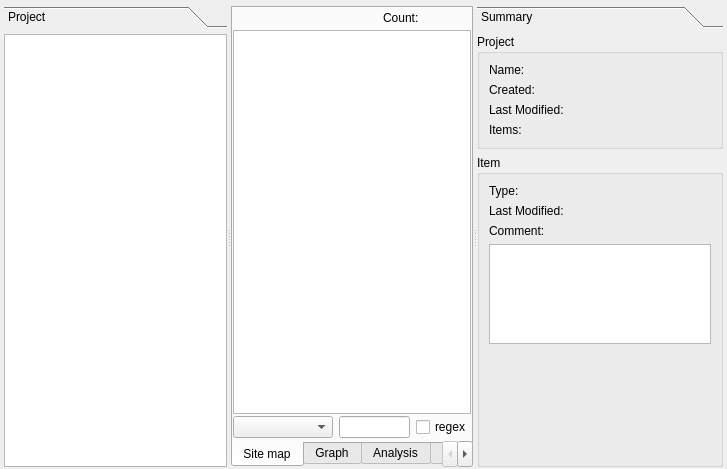
<?xml version="1.0" encoding="UTF-8"?>
<ui version="4.0">
 <class>Project</class>
 <widget class="QWidget" name="Project">
  <property name="geometry">
   <rect>
    <x>0</x>
    <y>0</y>
    <width>727</width>
    <height>469</height>
   </rect>
  </property>
  <property name="windowTitle">
   <string>Form</string>
  </property>
  <layout class="QVBoxLayout" name="verticalLayout_6">
   <property name="leftMargin">
    <number>4</number>
   </property>
   <property name="topMargin">
    <number>6</number>
   </property>
   <property name="rightMargin">
    <number>4</number>
   </property>
   <property name="bottomMargin">
    <number>2</number>
   </property>
   <item>
    <widget class="QSplitter" name="splitter_2">
     <property name="orientation">
      <enum>Qt::Horizontal</enum>
     </property>
     <widget class="QSplitter" name="splitter">
      <property name="orientation">
       <enum>Qt::Horizontal</enum>
      </property>
      <widget class="QToolBox" name="toolBoxProject">
       <property name="sizePolicy">
        <sizepolicy hsizetype="Preferred" vsizetype="Preferred">
         <horstretch>0</horstretch>
         <verstretch>0</verstretch>
        </sizepolicy>
       </property>
       <property name="minimumSize">
        <size>
         <width>0</width>
         <height>0</height>
        </size>
       </property>
       <property name="maximumSize">
        <size>
         <width>16777215</width>
         <height>16777215</height>
        </size>
       </property>
       <property name="tabSpacing">
        <number>0</number>
       </property>
       <widget class="QWidget" name="toolBoxProject">
        <property name="geometry">
         <rect>
          <x>0</x>
          <y>0</y>
          <width>222</width>
          <height>440</height>
         </rect>
        </property>
        <attribute name="label">
         <string>Project</string>
        </attribute>
        <layout class="QVBoxLayout" name="verticalLayout">
         <property name="leftMargin">
          <number>0</number>
         </property>
         <property name="topMargin">
          <number>6</number>
         </property>
         <property name="rightMargin">
          <number>0</number>
         </property>
         <property name="bottomMargin">
          <number>0</number>
         </property>
         <item>
          <widget class="QTreeView" name="treeViewProjectExplorer">
           <property name="editTriggers">
            <set>QAbstractItemView::NoEditTriggers</set>
           </property>
           <property name="indentation">
            <number>15</number>
           </property>
           <attribute name="headerVisible">
            <bool>false</bool>
           </attribute>
          </widget>
         </item>
        </layout>
       </widget>
      </widget>
      <widget class="QTabWidget" name="tabWidget">
       <property name="tabPosition">
        <enum>QTabWidget::South</enum>
       </property>
       <property name="currentIndex">
        <number>0</number>
       </property>
       <widget class="QWidget" name="tabSiteMap">
        <attribute name="title">
         <string>Site map</string>
        </attribute>
        <layout class="QVBoxLayout" name="verticalLayout_2">
         <property name="spacing">
          <number>2</number>
         </property>
         <property name="leftMargin">
          <number>0</number>
         </property>
         <property name="topMargin">
          <number>0</number>
         </property>
         <property name="rightMargin">
          <number>0</number>
         </property>
         <property name="bottomMargin">
          <number>3</number>
         </property>
         <item>
          <layout class="QHBoxLayout" name="horizontalLayoutMap">
           <item>
            <spacer name="horizontalSpacer_2">
             <property name="orientation">
              <enum>Qt::Horizontal</enum>
             </property>
             <property name="sizeHint" stdset="0">
              <size>
               <width>40</width>
               <height>20</height>
              </size>
             </property>
            </spacer>
           </item>
           <item>
            <widget class="QLabel" name="label_6">
             <property name="text">
              <string>Count:</string>
             </property>
            </widget>
           </item>
           <item>
            <widget class="QLabel" name="labelCount">
             <property name="minimumSize">
              <size>
               <width>50</width>
               <height>0</height>
              </size>
             </property>
             <property name="text">
              <string/>
             </property>
            </widget>
           </item>
          </layout>
         </item>
         <item>
          <widget class="QTreeView" name="treeViewSiteMap">
           <property name="editTriggers">
            <set>QAbstractItemView::NoEditTriggers</set>
           </property>
           <property name="alternatingRowColors">
            <bool>true</bool>
           </property>
           <property name="indentation">
            <number>15</number>
           </property>
           <property name="uniformRowHeights">
            <bool>true</bool>
           </property>
           <property name="sortingEnabled">
            <bool>false</bool>
           </property>
           <property name="headerHidden">
            <bool>false</bool>
           </property>
           <attribute name="headerCascadingSectionResizes">
            <bool>true</bool>
           </attribute>
           <attribute name="headerMinimumSectionSize">
            <number>40</number>
           </attribute>
           <attribute name="headerDefaultSectionSize">
            <number>40</number>
           </attribute>
           <attribute name="headerShowSortIndicator" stdset="0">
            <bool>true</bool>
           </attribute>
          </widget>
         </item>
         <item>
          <layout class="QHBoxLayout" name="horizontalLayout">
           <property name="spacing">
            <number>6</number>
           </property>
           <item>
            <widget class="QComboBox" name="comboBoxFilter">
             <property name="minimumSize">
              <size>
               <width>100</width>
               <height>0</height>
              </size>
             </property>
            </widget>
           </item>
           <item>
            <widget class="QLineEdit" name="lineEditFilter"/>
           </item>
           <item>
            <widget class="QCheckBox" name="checkBoxRegex">
             <property name="text">
              <string>regex</string>
             </property>
            </widget>
           </item>
          </layout>
         </item>
        </layout>
       </widget>
       <widget class="QWidget" name="tabGraph">
        <attribute name="title">
         <string>Graph</string>
        </attribute>
        <layout class="QVBoxLayout" name="verticalLayout_4">
         <property name="leftMargin">
          <number>0</number>
         </property>
         <property name="topMargin">
          <number>6</number>
         </property>
         <property name="rightMargin">
          <number>0</number>
         </property>
         <property name="bottomMargin">
          <number>2</number>
         </property>
         <item>
          <widget class="QTextBrowser" name="textBrowserGraph"/>
         </item>
        </layout>
       </widget>
       <widget class="QWidget" name="tabAnalysis">
        <attribute name="title">
         <string>Analysis</string>
        </attribute>
        <layout class="QVBoxLayout" name="verticalLayout_5">
         <property name="leftMargin">
          <number>0</number>
         </property>
         <property name="topMargin">
          <number>6</number>
         </property>
         <property name="rightMargin">
          <number>0</number>
         </property>
         <property name="bottomMargin">
          <number>2</number>
         </property>
         <item>
          <widget class="QTextBrowser" name="textBrowserAnalysis"/>
         </item>
        </layout>
       </widget>
       <widget class="QWidget" name="tabNotes">
        <attribute name="title">
         <string>Notes</string>
        </attribute>
        <layout class="QVBoxLayout" name="verticalLayout_8">
         <property name="spacing">
          <number>2</number>
         </property>
         <property name="leftMargin">
          <number>0</number>
         </property>
         <property name="topMargin">
          <number>0</number>
         </property>
         <property name="rightMargin">
          <number>0</number>
         </property>
         <property name="bottomMargin">
          <number>2</number>
         </property>
         <item>
          <layout class="QHBoxLayout" name="horizontalLayoutNotes">
           <item>
            <spacer name="horizontalSpacer">
             <property name="orientation">
              <enum>Qt::Horizontal</enum>
             </property>
             <property name="sizeHint" stdset="0">
              <size>
               <width>40</width>
               <height>20</height>
              </size>
             </property>
            </spacer>
           </item>
          </layout>
         </item>
         <item>
          <widget class="QPlainTextEdit" name="plainTextEdit"/>
         </item>
        </layout>
       </widget>
      </widget>
     </widget>
     <widget class="QToolBox" name="toolBoxAction">
      <property name="sizePolicy">
       <sizepolicy hsizetype="Preferred" vsizetype="Preferred">
        <horstretch>0</horstretch>
        <verstretch>0</verstretch>
       </sizepolicy>
      </property>
      <property name="minimumSize">
       <size>
        <width>0</width>
        <height>0</height>
       </size>
      </property>
      <property name="maximumSize">
       <size>
        <width>16777215</width>
        <height>16777215</height>
       </size>
      </property>
      <property name="tabSpacing">
       <number>0</number>
      </property>
      <widget class="QWidget" name="toolBoxSummary">
       <property name="geometry">
        <rect>
         <x>0</x>
         <y>0</y>
         <width>224</width>
         <height>440</height>
        </rect>
       </property>
       <attribute name="label">
        <string>Summary</string>
       </attribute>
       <layout class="QVBoxLayout" name="verticalLayout_3">
        <property name="leftMargin">
         <number>0</number>
        </property>
        <property name="topMargin">
         <number>6</number>
        </property>
        <property name="rightMargin">
         <number>0</number>
        </property>
        <property name="bottomMargin">
         <number>0</number>
        </property>
        <item>
         <widget class="QGroupBox" name="groupBoxProject">
          <property name="minimumSize">
           <size>
            <width>0</width>
            <height>0</height>
           </size>
          </property>
          <property name="title">
           <string>Project</string>
          </property>
          <layout class="QVBoxLayout" name="verticalLayout_7">
           <item>
            <layout class="QHBoxLayout" name="horizontalLayout_5">
             <item>
              <widget class="QLabel" name="label_4">
               <property name="minimumSize">
                <size>
                 <width>70</width>
                 <height>0</height>
                </size>
               </property>
               <property name="text">
                <string>Name:</string>
               </property>
              </widget>
             </item>
             <item>
              <widget class="QLabel" name="label_project_name">
               <property name="text">
                <string/>
               </property>
              </widget>
             </item>
            </layout>
           </item>
           <item>
            <layout class="QHBoxLayout" name="horizontalLayout_3">
             <item>
              <widget class="QLabel" name="label_2">
               <property name="minimumSize">
                <size>
                 <width>70</width>
                 <height>0</height>
                </size>
               </property>
               <property name="maximumSize">
                <size>
                 <width>16777215</width>
                 <height>16777215</height>
                </size>
               </property>
               <property name="text">
                <string>Created:</string>
               </property>
              </widget>
             </item>
             <item>
              <widget class="QLabel" name="label_project_created">
               <property name="text">
                <string/>
               </property>
              </widget>
             </item>
            </layout>
           </item>
           <item>
            <layout class="QHBoxLayout" name="horizontalLayout_4">
             <item>
              <widget class="QLabel" name="label_3">
               <property name="minimumSize">
                <size>
                 <width>70</width>
                 <height>0</height>
                </size>
               </property>
               <property name="maximumSize">
                <size>
                 <width>16777215</width>
                 <height>16777215</height>
                </size>
               </property>
               <property name="text">
                <string>Last Modified: </string>
               </property>
              </widget>
             </item>
             <item>
              <widget class="QLabel" name="label_project_modified">
               <property name="text">
                <string/>
               </property>
              </widget>
             </item>
            </layout>
           </item>
           <item>
            <layout class="QHBoxLayout" name="horizontalLayout_2">
             <item>
              <widget class="QLabel" name="label">
               <property name="minimumSize">
                <size>
                 <width>70</width>
                 <height>0</height>
                </size>
               </property>
               <property name="maximumSize">
                <size>
                 <width>16777215</width>
                 <height>16777215</height>
                </size>
               </property>
               <property name="text">
                <string>Items:</string>
               </property>
              </widget>
             </item>
             <item>
              <widget class="QLabel" name="label_project_items">
               <property name="text">
                <string/>
               </property>
              </widget>
             </item>
            </layout>
           </item>
          </layout>
         </widget>
        </item>
        <item>
         <widget class="QGroupBox" name="groupBox">
          <property name="title">
           <string>Item</string>
          </property>
          <layout class="QVBoxLayout" name="verticalLayout_9">
           <item>
            <layout class="QHBoxLayout" name="horizontalLayout_7">
             <item>
              <widget class="QLabel" name="label_5">
               <property name="minimumSize">
                <size>
                 <width>70</width>
                 <height>0</height>
                </size>
               </property>
               <property name="text">
                <string>Type:</string>
               </property>
              </widget>
             </item>
             <item>
              <widget class="QLabel" name="label_item_type">
               <property name="text">
                <string/>
               </property>
              </widget>
             </item>
            </layout>
           </item>
           <item>
            <layout class="QHBoxLayout" name="horizontalLayout_6">
             <item>
              <widget class="QLabel" name="label_7">
               <property name="text">
                <string>Last Modified:</string>
               </property>
              </widget>
             </item>
             <item>
              <widget class="QLabel" name="label_item_modified">
               <property name="text">
                <string/>
               </property>
              </widget>
             </item>
            </layout>
           </item>
           <item>
            <widget class="QLabel" name="label_8">
             <property name="text">
              <string>Comment:</string>
             </property>
            </widget>
           </item>
           <item>
            <widget class="QPlainTextEdit" name="plainTextEdit_item_comment">
             <property name="minimumSize">
              <size>
               <width>0</width>
               <height>100</height>
              </size>
             </property>
             <property name="maximumSize">
              <size>
               <width>16777215</width>
               <height>100</height>
              </size>
             </property>
             <property name="font">
              <font>
               <italic>true</italic>
              </font>
             </property>
            </widget>
           </item>
           <item>
            <spacer name="verticalSpacer">
             <property name="orientation">
              <enum>Qt::Vertical</enum>
             </property>
             <property name="sizeHint" stdset="0">
              <size>
               <width>20</width>
               <height>114</height>
              </size>
             </property>
            </spacer>
           </item>
          </layout>
         </widget>
        </item>
       </layout>
      </widget>
     </widget>
    </widget>
   </item>
  </layout>
 </widget>
 <resources/>
 <connections/>
</ui>
